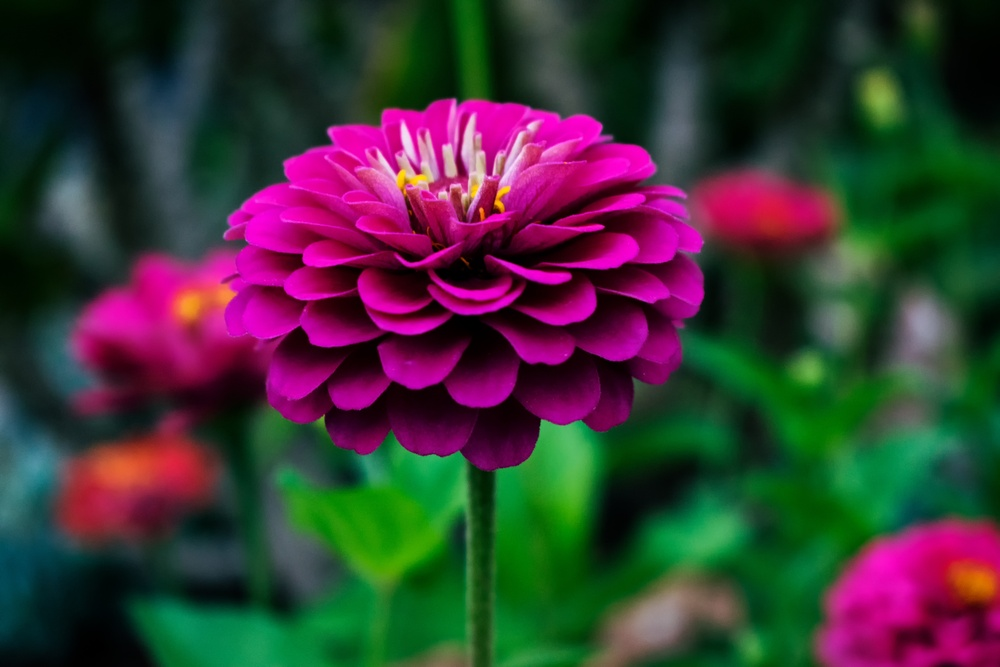
#> input picture Lab_2/img.jpg, 1000 x 667 px, shrunk from 6000 x 4000 before the run
$ jupyter execute DE_IP_2024_Task_2_solution.ipynb   (shell and % lines are left out)
#> lines starting #> are read from the running program, lines starting #| are printed output that depends on the picture; long printed decimals are rounded
[cell 1]
# ДЗ 2
# Зашумить изображение при помощи шума гаусса, постоянного шума.
# Протестировать медианный фильтр, фильтр гаусса, билатериальный фильтр, фильтр нелокальных средних с различными параметрами.
# Выяснить, какой фильтр показал лучший результат фильтрации шума.

### 1. Импорт и загрузка

[cell 2]
import cv2
import matplotlib
import numpy as np
matplotlib.use("TkAgg")
import matplotlib.pyplot as plt

from skimage.metrics import peak_signal_noise_ratio as psnr, structural_similarity as ssim

img_color = cv2.imread("img.jpg")
#> img_color is the input picture: shape (667, 1000, 3); mean B, G, R 53.9, 53.8, 59.7
img_gray = cv2.imread("sar_1.jpg", cv2.IMREAD_GRAYSCALE)
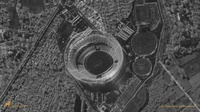
#> input picture Lab_2/sar_1.jpg, 200 x 112 px, shrunk from 1200 x 675 before the run
#> img_gray: shape (112, 200); min 25, max 220, mean 78.2

### 2. Исходное изображение и результаты добавления гауссовского и равномерного шума

[cell 3]
# Гауссовский шум
mean = 0
stddev = 100
noise_gauss = np.zeros(img_gray.shape, np.uint8)
cv2.randn(noise_gauss, mean, stddev)
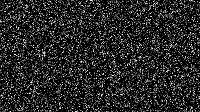
#> noise_gauss: shape (112, 200); min 0, max 255, mean 40.5
image_noise_gauss = cv2.add(img_gray, noise_gauss)
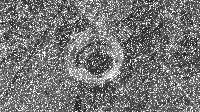
#> image_noise_gauss: shape (112, 200); min 25, max 255, mean 116.9

# Равномерный шум
noise_level = 30
uniform_noise = np.random.uniform(-noise_level, noise_level, img_gray.shape)
image_noise_uniform = np.clip(img_gray.astype(np.float32) + uniform_noise, 0, 255).astype(np.uint8)
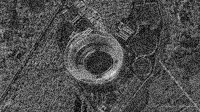
#> image_noise_uniform: shape (112, 200); min 0, max 238, mean 77.6

plt.figure(figsize=(12, 5))
plt.subplot(1, 3, 1)
plt.title("Оригинал")
plt.imshow(img_gray, cmap="gray")
plt.axis("off")

plt.subplot(1, 3, 2)
plt.title("Гауссовский шум")
plt.imshow(image_noise_gauss, cmap="gray")
plt.axis("off")

plt.subplot(1, 3, 3)
plt.title("Равномерный шум")
plt.imshow(image_noise_uniform, cmap="gray")
plt.axis("off")

plt.tight_layout()
plt.show()

### 3. Результаты фильтрации изображения, искажённого гауссовским шумом

[cell 4]
from skimage.metrics import mean_squared_error
# Гауссовский шум
mean = 0
var = 100
sigma = var ** 0.5
gauss = np.random.normal(mean, sigma, img_gray.shape).astype(np.float32)
noisy = np.clip(img_gray.astype(np.float32) + gauss, 0, 255).astype(np.uint8)
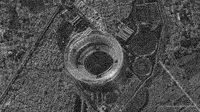
#> noisy: shape (112, 200); min 3, max 230, mean 77.7

results = [("Оригинал", img_gray),
           ("Зашумленное", noisy)]

# Медианный фильтр
for ksize in [3, 5, 7]:
    filtered = cv2.medianBlur(noisy, ksize)
    mse_val = mean_squared_error(img_gray, filtered)
    ssim_val = ssim(img_gray, filtered)
    results.append((f"Медианный {ksize}x{ksize}\nMSE={mse_val:.1f} SSIM={ssim_val:.3f}", filtered))
#> this loop made 3 passes
#> (mse_val, ssim_val) on passes 1 to 3: (169.9, 0.69), (267.1, 0.479), (310.4, 0.383)
#> pass 1, `filtered = cv2.medianBlur(noisy, ksize)`:
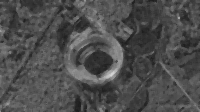
#> filtered: shape (112, 200); min 27, max 213, mean 77.4
#> after the loop, results = 5 items

# Гауссов фильтр
for sigma in [0.5, 1.5, 3]:
    filtered = cv2.GaussianBlur(noisy, (5, 5), sigma)
    mse_val = mean_squared_error(img_gray, filtered)
    ssim_val = ssim(img_gray, filtered)
    results.append((f"Гауссов σ={sigma}\nMSE={mse_val:.1f} SSIM={ssim_val:.3f}", filtered))
#> this loop made 3 passes
#> (mse_val, ssim_val) on passes 1 to 3: (67.43, 0.883), (217.8, 0.576), (258.2, 0.49)
#> after the loop, results = 8 items

# Билатериальный фильтр
params_bilateral = [(5, 50, 50), (9, 75, 75), (15, 150, 150)]
for (d, sC, sS) in params_bilateral:
    filtered = cv2.bilateralFilter(noisy, d, sC, sS)
    mse_val = mean_squared_error(img_gray, filtered)
    ssim_val = ssim(img_gray, filtered)
    results.append((f"Билатеральный d={d}\nMSE={mse_val:.1f} SSIM={ssim_val:.3f}", filtered))
#> this loop made 3 passes
#> (mse_val, ssim_val) on passes 1 to 3: (146.5, 0.711), (252.8, 0.476), (364.3, 0.299)
#> after the loop, results = 11 items

# Нелокальные средние
params_nlm = [(5, 3, 15), (10, 7, 21), (20, 10, 31)]
for (h, t, w) in params_nlm:
    filtered = cv2.fastNlMeansDenoising(noisy, None, h, t, w)
    mse_val = mean_squared_error(img_gray, filtered)
    ssim_val = ssim(img_gray, filtered)
    results.append((f"Нелокальные h={h}\nMSE={mse_val:.1f} SSIM={ssim_val:.3f}", filtered))
#> this loop made 3 passes
#> (mse_val, ssim_val) on passes 1 to 3: (97.6, 0.856), (75.93, 0.873), (306.4, 0.385)
#> after the loop, results = 14 items

plt.figure(figsize=(18, 10))
for i, (name, image) in enumerate(results, start=1):
    plt.subplot(4, 4, i)
    plt.imshow(image, cmap="gray")
    plt.title(name, fontsize=9)
    plt.axis("off")
#> this loop made 14 passes
#> name on passes 1 to 2: 'Оригинал', 'Зашумленное'

plt.tight_layout()
plt.show()

### 4. Сравнение фильтров по качеству восстановления изображения

[cell 5]
def test_filters(noisy_img, original):
    results = {}

    filtered = cv2.medianBlur(noisy_img, 3)
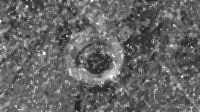
#> filtered: shape (112, 200); min 34, max 255, mean 101.6
    results["Медианный"] = (mean_squared_error(original, filtered), ssim(original, filtered))

    filtered = cv2.GaussianBlur(noisy_img, (5, 5), 0.5)
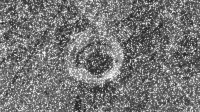
#> filtered: shape (112, 200); min 34, max 248, mean 116.9
    results["Гауссовский"] = (mean_squared_error(original, filtered), ssim(original, filtered))

    filtered = cv2.bilateralFilter(noisy_img, 9, 75, 75)
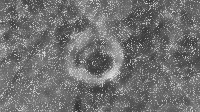
#> filtered: shape (112, 200); min 48, max 225, mean 112.1
    results["Билатериальный"] = (mean_squared_error(original, filtered), ssim(original, filtered))

    filtered = cv2.fastNlMeansDenoising(noisy_img, None, 10, 7, 21)
    results["NLM"] = (mean_squared_error(original, filtered), ssim(original, filtered))

    return results

results_gauss = test_filters(image_noise_gauss, img_gray)
#> results_gauss = {'Медианный': (1209.4, 0.375), 'Гауссовский': (2705, 0.312), 'Билатериальный': (1934, 0.314), 'NLM': (4324, 0.204)}
results_uniform = test_filters(image_noise_uniform, img_gray)
#> in test_filters (call 2), `filtered = cv2.medianBlur(noisy_img, 3)`:
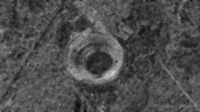
#> filtered: shape (112, 200); min 14, max 209, mean 77.4
#> results_uniform = {'Медианный': (230.4, 0.609), 'Гауссовский': (152.4, 0.768), 'Билатериальный': (245.7, 0.504), 'NLM': (291.7, 0.683)}

print("\nГауссов шум")
for name, (mse_val, ssim_val) in results_gauss.items():
    print(f"{name} MSE={mse_val}  SSIM={ssim_val}")
#> this loop made 4 passes
#| Медианный MSE=1209.405  SSIM=0.3746
#| Гауссовский MSE=2705.026  SSIM=0.3124
#| Билатериальный MSE=1934.034  SSIM=0.3143
#| NLM MSE=4323.990  SSIM=0.2035

print("\nПостоянный шум")
for name, (mse_val, ssim_val) in results_uniform.items():
    print(f"{name} MSE={mse_val}  SSIM={ssim_val}")
#> this loop made 4 passes
#| Медианный MSE=230.368  SSIM=0.609
#| Гауссовский MSE=152.447  SSIM=0.7681
#| Билатериальный MSE=245.707  SSIM=0.5041
#| NLM MSE=291.732  SSIM=0.6825

best_gauss = min(results_gauss.items(), key=lambda x: x[1][0])
#> best_gauss = ('Медианный', (1209.4, 0.375))
best_uniform = min(results_uniform.items(), key=lambda x: x[1][0])
#> best_uniform = ('Гауссовский', (152.4, 0.768))

print("\nИтог ")
print(f"Оптимальный фильтр при гауссовом шуме по MSE: {best_gauss[0]} MSE={best_gauss[1][0]}, SSIM={best_gauss[1][1]}")
#| Оптимальный фильтр при гауссовом шуме по MSE: Медианный MSE=1209.405, SSIM=0.3746
print(f"Оптимальный фильтр при постоянном шуме по MSE: {best_uniform[0]}  MSE={best_uniform[1][0]}, SSIM={best_uniform[1][1]:}")
#| Оптимальный фильтр при постоянном шуме по MSE: Гауссовский  MSE=152.447, SSIM=0.7681
